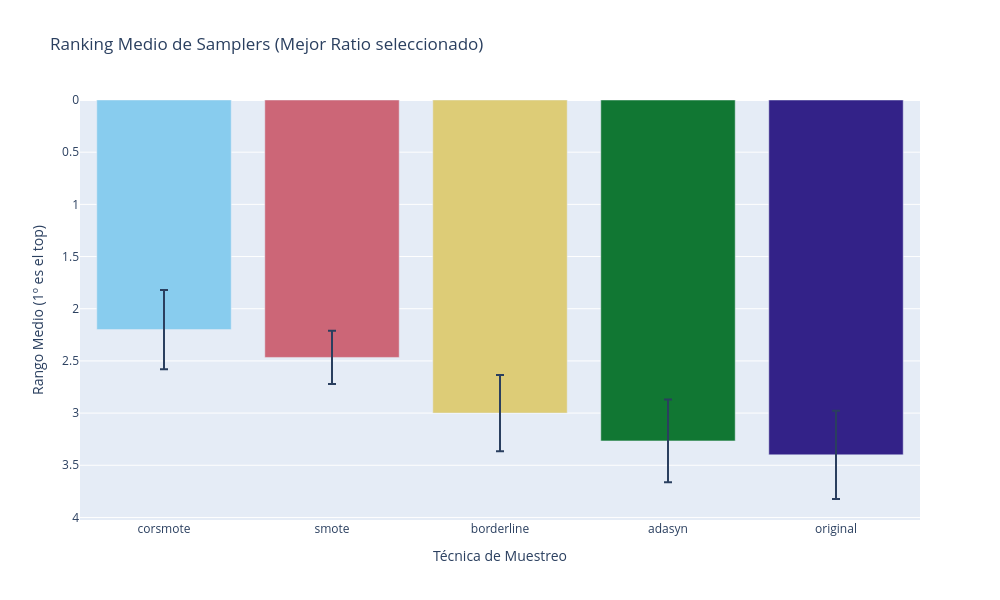

Notebook cell for this chart:
### Code cell
import pandas as pd
import plotly.express as px

# 1. PASO CRUCIAL: Seleccionar el mejor ratio para cada sampler en cada dataset/modelo
# Primero promediamos las 30 semillas para cada combinación
df_seeds_mean = df.groupby(['dataset', 'Model', 'sampler', 'ratio'])['F1'].mean().reset_index()

# Ahora buscamos cuál es el ratio que dio el F1 más alto para cada Sampler/Dataset/Modelo
idx_best_ratio = df_seeds_mean.groupby(['dataset', 'Model', 'sampler'])['F1'].idxmax()
df_best_configs = df_seeds_mean.loc[idx_best_ratio].reset_index(drop=True)

# 2. PROMEDIO ENTRE MODELOS (RF, XGB, LGBM)
# Para tener un único valor por Sampler y Dataset
df_agg = df_best_configs.groupby(['dataset', 'sampler'])['F1'].mean().reset_index()

# 3. CÁLCULO DEL RANKING POR DATASET
# (El rango 1 es para el F1 más alto)
df_agg['rank'] = df_agg.groupby('dataset')['F1'].rank(method='min', ascending=False)

# 4. AGREGACIÓN PARA EL GRÁFICO (Rango medio global)
df_plot = df_agg.groupby('sampler')['rank'].agg(['mean', 'sem']).reset_index()
df_plot = df_plot.sort_values('mean')

# --- VISUALIZACIÓN ---
fig = px.bar(
    df_plot,
    x='sampler',
    y='mean',
    error_y='sem',
    color='sampler',
    title="Ranking Medio de Samplers (Mejor Ratio seleccionado)",
    labels={'mean': 'Rango Medio (Menor es mejor)', 'sampler': 'Técnica de Muestreo'},
    color_discrete_sequence=px.colors.qualitative.Safe
)

fig.update_layout(
    yaxis=dict(autorange="reversed", title="Rango Medio (1º es el top)"),
    width=1000, height=600,
    showlegend=False
)

fig.show()

# --- PRINT DE RESULTADOS DETALLADOS ---
print("\n" + "="*50)
print("RANKING BASADO EN EL MEJOR RATIO PROMEDIO (30 SEMILLAS)")
print("="*50)

df_ranking_detail = df_agg.sort_values(['dataset', 'rank'])

for dataset in df_ranking_detail['dataset'].unique():
    print(f"\n📊 Dataset: {dataset}")
    subset = df_ranking_detail[df_ranking_detail['dataset'] == dataset]
    
    # Recuperamos qué ratio fue el ganador para informar en el print
    for _, row in subset.iterrows():
        # Buscamos el ratio que usamos (promediando entre los 3 modelos para ese sampler)
        ratio_info = df_best_configs[
            (df_best_configs['dataset'] == dataset) & 
            (df_best_configs['sampler'] == row['sampler'])
        ]['ratio'].unique()
        
        ratios_str = "/".join(map(str, ratio_info))
        print(f"  {int(row['rank'])}º - {row['sampler']:<15} | F1 Medio: {row['F1']:.4f} (Ratios usados: {ratios_str})")

### Figure 1 — Plotly figure (JSON) as saved in the notebook; plotly's stock layout.template omitted (floating-point values rounded to 4 significant figures)
{"data": [{"error_y": {"array": [0.3805]}, "hovertemplate": "Técnica de Muestreo=%{x}<br>Rango Medio (Menor es mejor)=%{y}<extra></extra>", "legendgroup": "corsmote", "marker": {"color": "rgb(136, 204, 238)", "pattern": {"shape": ""}}, "name": "corsmote", "orientation": "v", "showlegend": true, "textposition": "auto", "type": "bar", "x": ["corsmote"], "xaxis": "x", "y": [2.2], "yaxis": "y"}, {"error_y": {"array": [0.2557]}, "hovertemplate": "Técnica de Muestreo=%{x}<br>Rango Medio (Menor es mejor)=%{y}<extra></extra>", "legendgroup": "smote", "marker": {"color": "rgb(204, 102, 119)", "pattern": {"shape": ""}}, "name": "smote", "orientation": "v", "showlegend": true, "textposition": "auto", "type": "bar", "x": ["smote"], "xaxis": "x", "y": [2.467], "yaxis": "y"}, {"error_y": {"array": [0.3651]}, "hovertemplate": "Técnica de Muestreo=%{x}<br>Rango Medio (Menor es mejor)=%{y}<extra></extra>", "legendgroup": "borderline", "marker": {"color": "rgb(221, 204, 119)", "pattern": {"shape": ""}}, "name": "borderline", "orientation": "v", "showlegend": true, "textposition": "auto", "type": "bar", "x": ["borderline"], "xaxis": "x", "y": [3.0], "yaxis": "y"}, {"error_y": {"array": [0.396]}, "hovertemplate": "Técnica de Muestreo=%{x}<br>Rango Medio (Menor es mejor)=%{y}<extra></extra>", "legendgroup": "adasyn", "marker": {"color": "rgb(17, 119, 51)", "pattern": {"shape": ""}}, "name": "adasyn", "orientation": "v", "showlegend": true, "textposition": "auto", "type": "bar", "x": ["adasyn"], "xaxis": "x", "y": [3.267], "yaxis": "y"}, {"error_y": {"array": [0.4231]}, "hovertemplate": "Técnica de Muestreo=%{x}<br>Rango Medio (Menor es mejor)=%{y}<extra></extra>", "legendgroup": "original", "marker": {"color": "rgb(51, 34, 136)", "pattern": {"shape": ""}}, "name": "original", "orientation": "v", "showlegend": true, "textposition": "auto", "type": "bar", "x": ["original"], "xaxis": "x", "y": [3.4], "yaxis": "y"}], "layout": {"barmode": "relative", "height": 600, "legend": {"title": {"text": "Técnica de Muestreo"}, "tracegroupgap": 0}, "showlegend": false, "title": {"text": "Ranking Medio de Samplers (Mejor Ratio seleccionado)"}, "width": 1000, "xaxis": {"anchor": "y", "categoryarray": ["corsmote", "smote", "borderline", "adasyn", "original"], "categoryorder": "array", "domain": [0, 1], "title": {"text": "Técnica de Muestreo"}}, "yaxis": {"anchor": "x", "autorange": "reversed", "domain": [0, 1], "title": {"text": "Rango Medio (1º es el top)"}}}}
